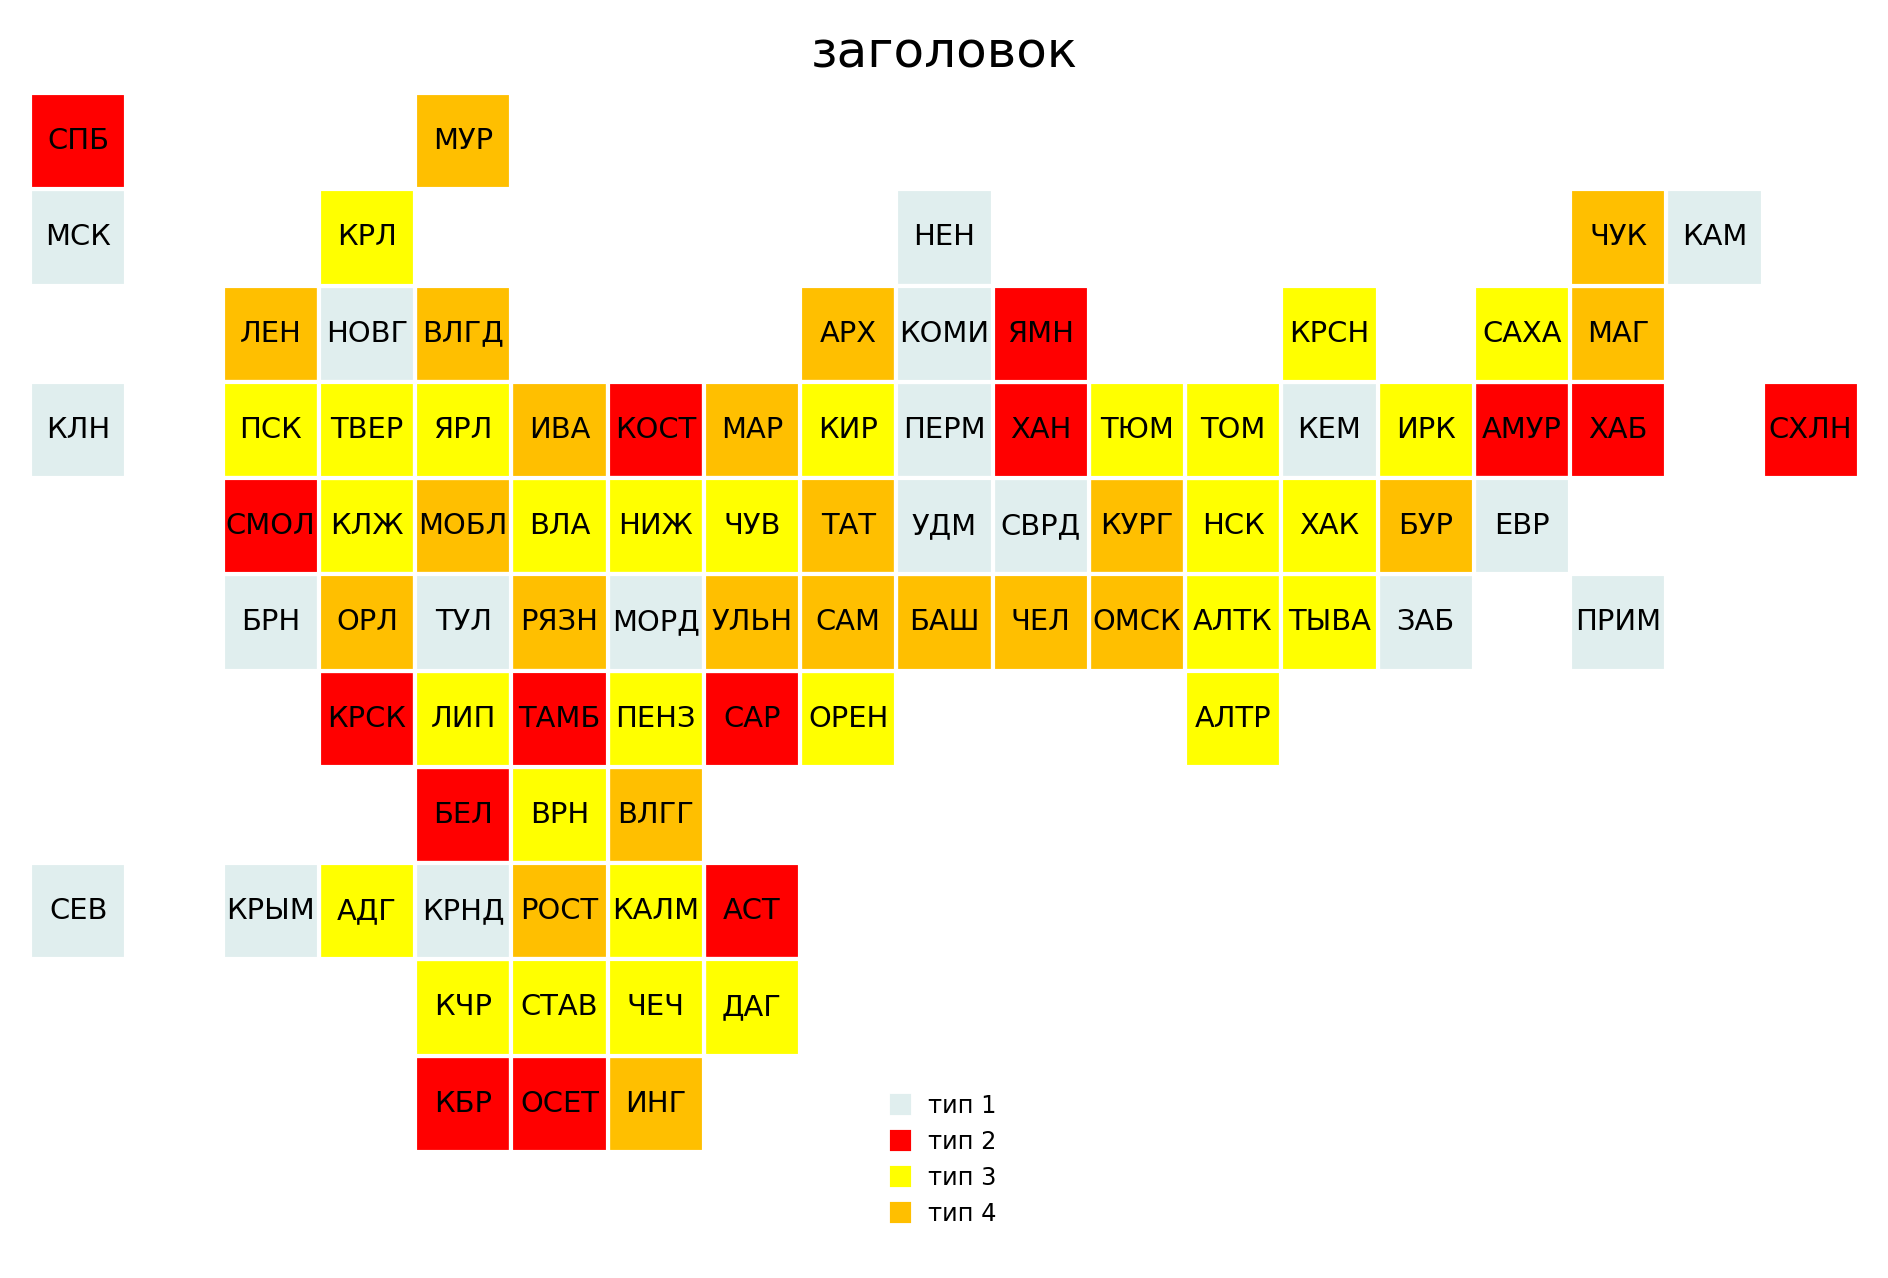

The script that saved this image:
# Russia Tile Grid Map
# Плиточная карта России
# 4 типа и 4 цвета

import pandas as pd
import numpy as np
import matplotlib.pyplot as plt
import matplotlib.patches as patches

grid_table = pd.read_csv('./grid_table.csv', sep = ";")
n = grid_table.shape[0]

# colors
c1 = '#E0EEEE'
c2 = '#ff0000'
c3 = '#ffff00'
c4 = '#ffbf00'

# types
types = pd.DataFrame(data = {'type':[1,2,3,4], 'color':[c1,c2,c3,c4]})

# for legend
t1 = patches.Patch(color = c1, label = 'тип 1')
t2 = patches.Patch(color = c2, label = 'тип 2')
t3 = patches.Patch(color = c3, label = 'тип 3')
t4 = patches.Patch(color = c4, label = 'тип 4')

# make data
random_type = np.random.choice([1,2,3,4], size = n, replace = True) # random state to join color
grid_table['type'] = random_type
grid_table = grid_table.merge(types, how = 'left', on = 'type')

nrow = 19
ncol = 11

fig, axs = plt.subplots(1, figsize=(10, 5), dpi=300)
plt.xlim(0, 19)
plt.ylim(0, 12)
plt.axis('off')
axs.set_aspect('equal')
for _, state in grid_table.iterrows():
    box = patches.Rectangle((state['col'], ncol - state['row']), 1, 1, 
                            linewidth=1, edgecolor='white',facecolor = state['color'])
    plt.text(state['col'] + 0.5, ncol - state['row'] + 0.5, 
             state['subj_rus'], 
             horizontalalignment='center', 
             verticalalignment='center', 
             color='black', weight='normal', fontsize = 'x-small')
    axs.add_patch(box)

plt.title('заголовок')
plt.legend(handles=[t1, t2, t3, t4], handlelength=0.7, 
           loc = 'lower center', fontsize = 'xx-small', frameon = False)
# plt.show()
plt.savefig('map.png', bbox_inches='tight', transparent=True)